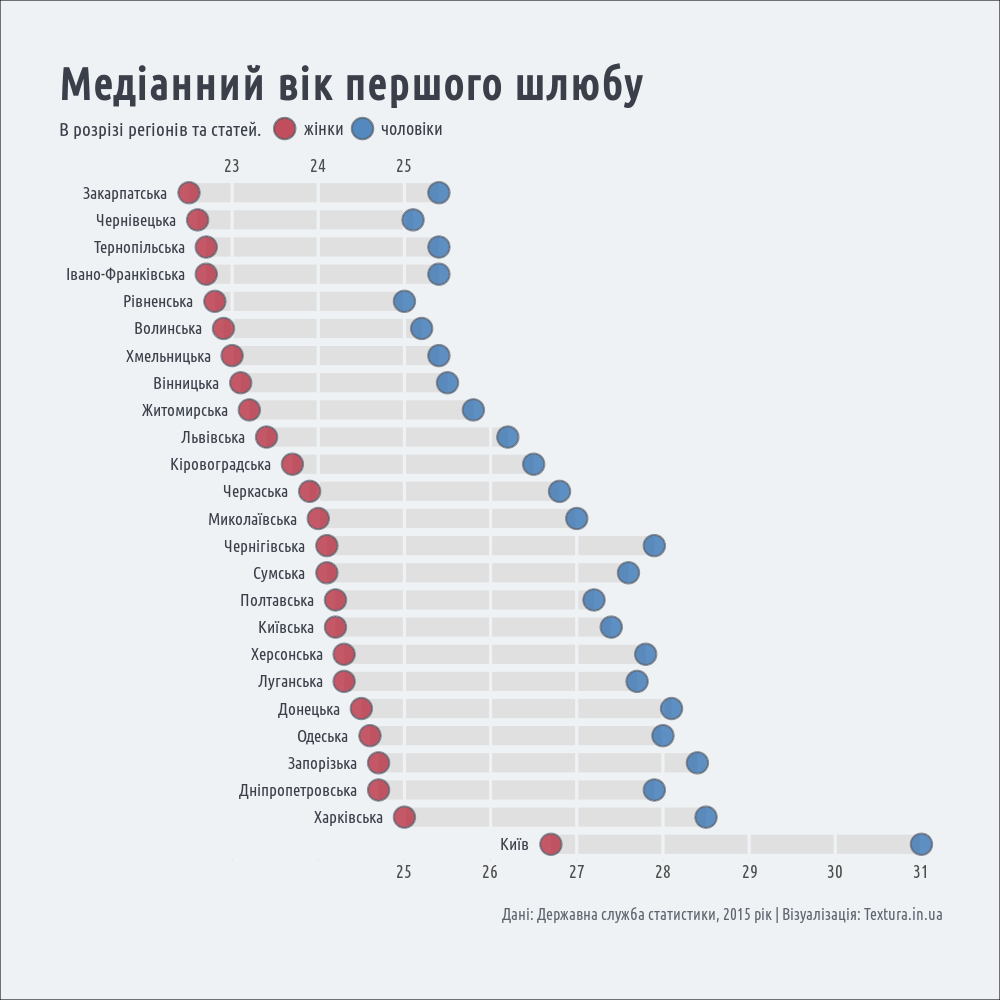

Generate this figure with R:
library(ggplot2)

df <- read.csv('agebyregion&sex.csv', stringsAsFactors = F)
df$region <- forcats::fct_reorder2(df$region, x = df$medianm, y = df$medianf)

png('agebyregion&sex.png', width = 1000, height = 1000)

ggplot(df, aes(x = region))+
  geom_linerange(aes(ymin = medianf, ymax = medianm), size = 9, color = '#e0e0e0')+
  geom_hline(yintercept = seq(23, 31, 1), size = 1.5, color = '#EFF2F4')+
  geom_point(aes(y = medianf, fill = 'female'), alpha = 0.7,
             size = 9, shape = 21, color = '#5D646F', stroke = 1.5)+
  geom_point(aes(y = medianm, fill = 'male'), alpha = 0.7,
             size = 9, shape = 21, color = '#5D646F', stroke = 1.5)+
  geom_text(aes(y = medianf - 0.25, label = region, family = 'Ubuntu Condensed'), 
            size = 6, color = '#3A3F4A', hjust = 1)+
  scale_y_continuous(position = 'top', limits = c(21.25, 31),
                     breaks = seq(23, 31, 1), 
                     labels = c('23', '24', '25', rep('', 6)),
                     expand = c(0.025, 0.01), 
                     sec.axis = dup_axis(
                       labels = c('', '', '25', '26', '27', '28', '29', '30', '31')))+
  scale_fill_manual(values = c('female' = '#b2182b', 'male' = '#2166ac'),
                    labels = c(' жінки ', ' чоловіки'))+
  
  coord_flip()+
  guides(fill = guide_legend(override.aes = list(alpha = 0.5)))+
  labs(title = 'Медіанний вік першого шлюбу',
       subtitle = 'В розрізі регіонів та статей.',
       caption = 'Дані: Державна служба статистики, 2015 рік | Візуалізація: Textura.in.ua')+
  theme_minimal()+
  theme(text = element_text(family = 'Ubuntu Condensed', face = 'plain', color = '#3A3F4A'),
        axis.title = element_blank(),
        axis.text = element_text(size = 18),
        axis.text.y = element_blank(),
        legend.title = element_blank(),
        legend.text = element_text(size = 18),
        legend.position = c(0.335, 1.07),
        legend.direction = 'horizontal',
        panel.grid.major = element_line(linetype = 'dotted', size = 0.35, color = '#5D646F'),
        panel.grid.major.y = element_blank(),
        panel.grid.minor = element_blank(),
        plot.title = element_text(face = 'bold', size = 44, margin = margin(b = 20, t = 10)),
        plot.subtitle = element_text(size = 19, face = 'plain', margin = margin(b = 20)),
        plot.caption = element_text(size = 16, margin = margin(b = 20, t = 30), color = '#5D646F'),
        plot.background = element_rect(fill = '#EFF2F4'),
        plot.margin = unit(c(2, 2, 2, 2), 'cm'))

dev.off()